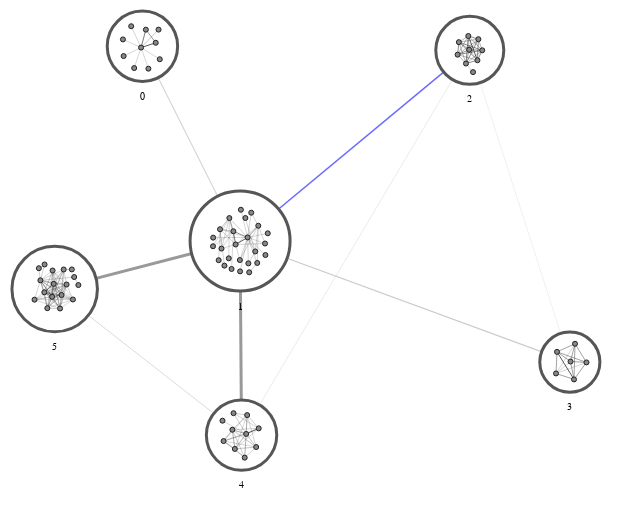

The code cell stored with this chart in its notebook:
### Markdown cell above
First, plot using a force-based layout. This mostly results in nice group-level layouts, especially when the number of nodes isn't particularly large.

### Code cell
combo_chart(
    layout_fn=lambda g: layout.force_atlas(
        g,
        weight_attr="weight",
        strongGravityMode=True,
        outboundAttractionDistribution=False,
        gravity=5,
        seed=seed,
    ),
)
